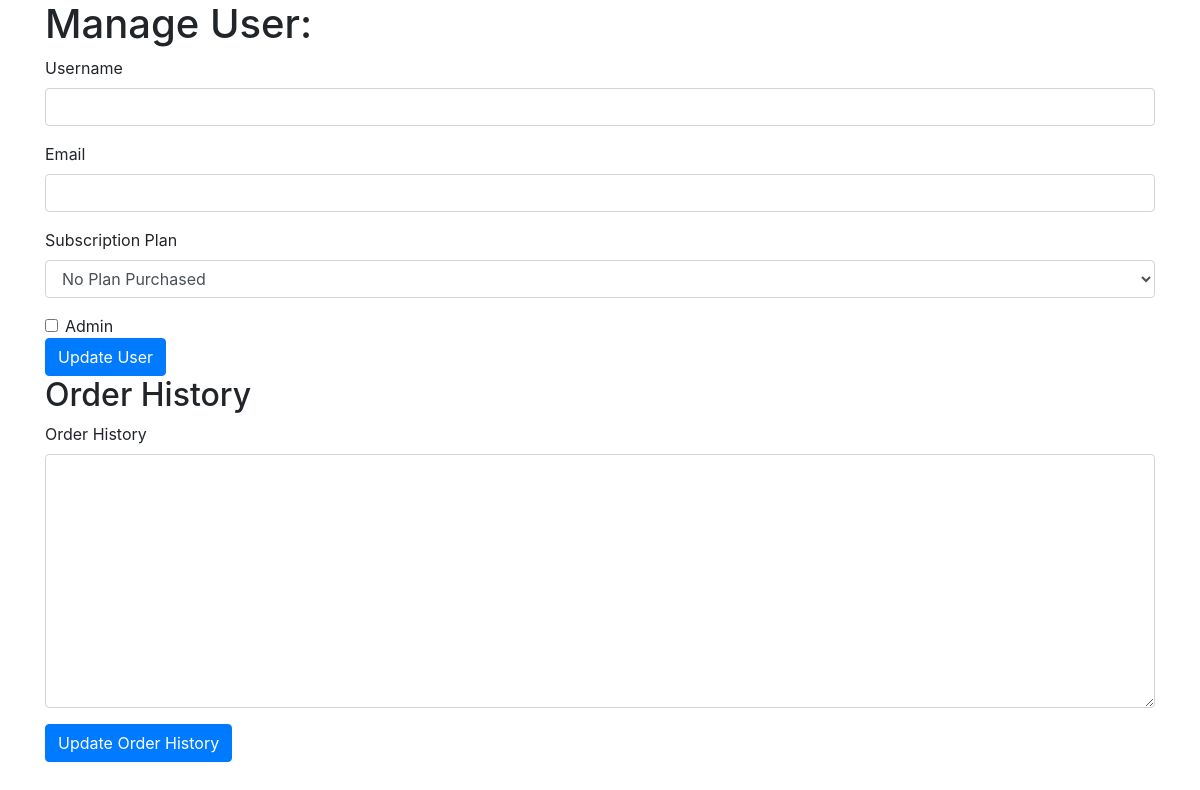
Page /admin/manage_user/5 (signed in) on the earlier database version.
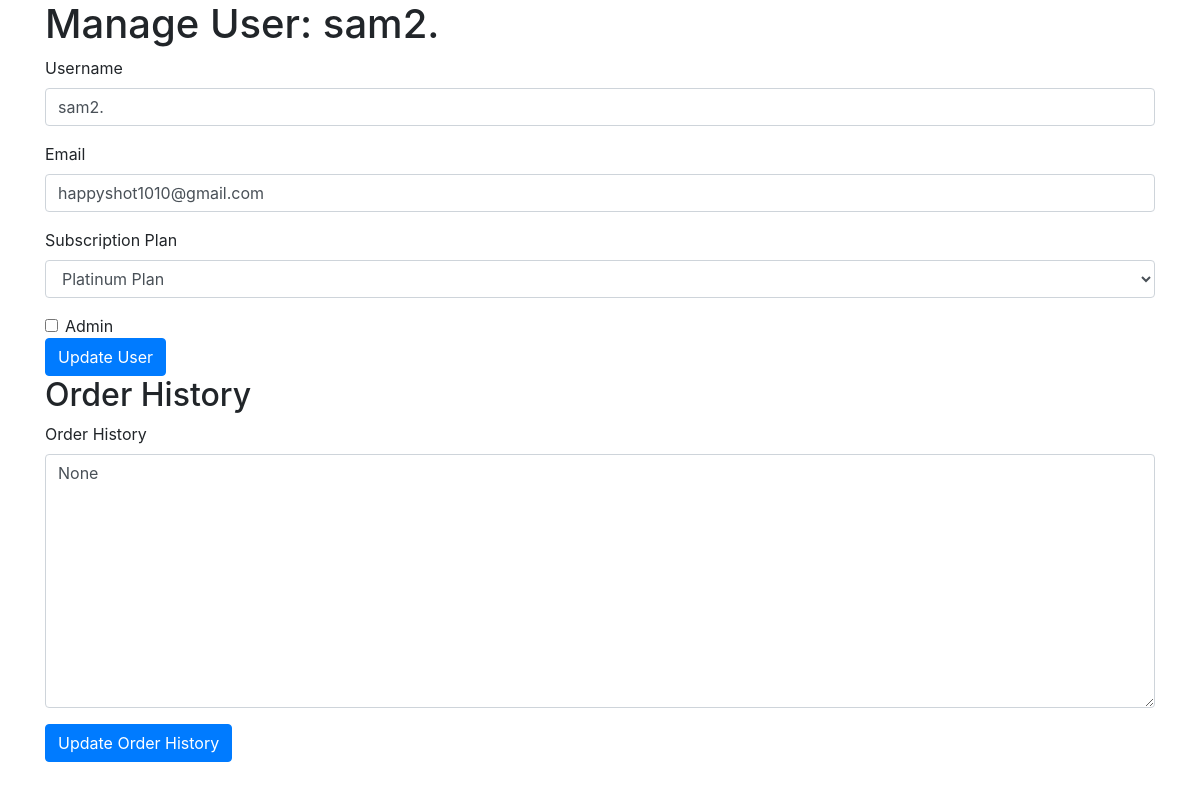
Same page on the later database version.
### app/app.py (models this page shows, shortened)
class User(db.Model):
    id = db.Column(db.Integer, primary_key=True)
    username = db.Column(db.String(80), unique=True, nullable=False)
    password = db.Column(db.String(200), nullable=False)
    email = db.Column(db.String(120), unique=True, nullable=False)
    is_admin = db.Column(db.Boolean, default=False)
    alert_message = db.Column(db.String(200), nullable=True)
    subscription_plan = db.Column(db.String(200), nullable=True)
    order_history = db.Column(db.Text, nullable=True)
    one_time_token = db.Column(db.String(200), nullable=True)

### app/app.py (the view, shortened to what this page needs)
@app.route('/admin/manage_user/<int:user_id>', methods=['GET', 'POST'])
def manage_user(user_id):
    if 'username' not in session or not User.query.filter_by(username=session['username'], is_admin=True).first():
        return redirect('/login')
    user = User.query.get(user_id)
    return render_template('manage_user.html', user=user)

### templates/manage_user.html (shortened to what this page needs)
<!DOCTYPE html>
<html lang="en">
<head>
    <link rel="stylesheet" href="https://maxcdn.bootstrapcdn.com/bootstrap/4.0.0/css/bootstrap.min.css">
</head>
<body>
    <div class="container">
        <h1>Manage User: {{ user.username }}</h1>
        <form action="/admin/manage_user/{{ user.id }}" method="post">
            <div class="form-group">
                <label for="username">Username</label>
                <input type="text" class="form-control" id="username" name="username" value="{{ user.username }}" required>
            </div>
            <div class="form-group">
                <label for="email">Email</label>
                <input type="email" class="form-control" id="email" name="email" value="{{ user.email }}" required>
            </div>
            <div class="form-group">
                <label for="subscription_plan">Subscription Plan</label>
                <select name="subscription_plan" class="form-control" required>
                    <option value="No Plan Purchased" {% if user.subscription_plan == 'No Plan Purchased' %}selected{% endif %}>No Plan Purchased</option>
                    <option value="Platinum Plan" {% if user.subscription_plan == 'Platinum Plan' %}selected{% endif %}>Platinum Plan</option>
                </select>
            </div>
            <div class="form-check">
                <input type="checkbox" class="form-check-input" id="is_admin" name="is_admin" {% if user.is_admin %}checked{% endif %}>
                <label class="form-check-label" for="is_admin">Admin</label>
            </div>
            <button type="submit" class="btn btn-primary">Update User</button>
        </form>
        <h2>Order History</h2>
        <form action="/admin/manage_user/{{ user.id }}" method="post">
            <div class="form-group">
                <label for="order_history">Order History</label>
                <textarea class="form-control" id="order_history" name="order_history" rows="10">{{ user.order_history }}</textarea>
            </div>
            <button type="submit" class="btn btn-primary">Update Order History</button>
        </form>
    </div>
</body>
</html>

Differences in the rows shown:
added User: username "sam2.", email "happyshot1010@gmail.com", subscription_plan "Platinum Plan", order_history "None"
Other differences:
form field subscription_plan: "No Plan Purchased" → (not shown)
form field is_admin: "☐" → (not shown)
